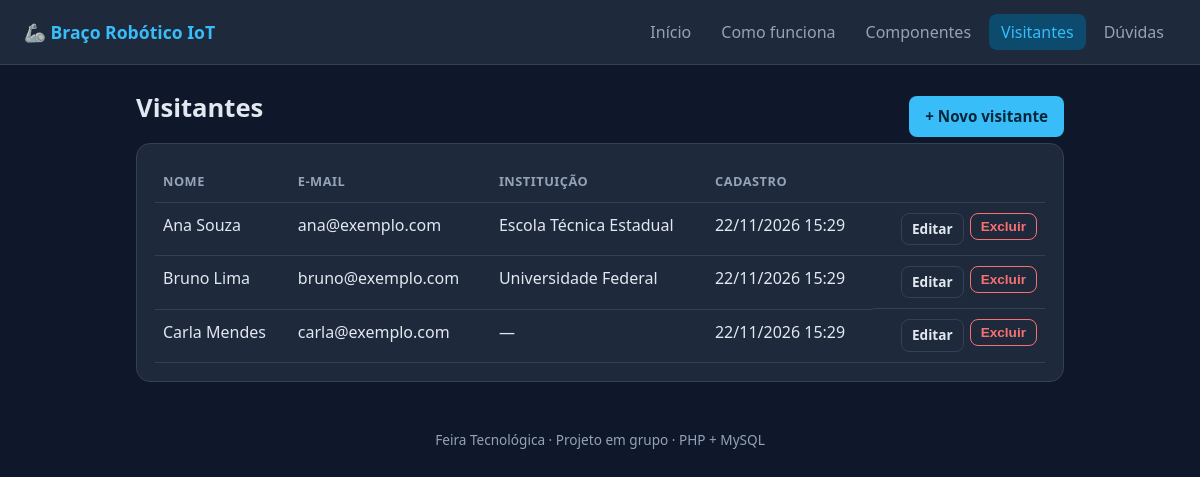
The app's page /visitantes.php with its own data.
### tables this page shows
CREATE TABLE visitantes (
  id          INT UNSIGNED NOT NULL AUTO_INCREMENT,
  nome        VARCHAR(100) NOT NULL,
  email       VARCHAR(120) NOT NULL,
  instituicao VARCHAR(100) NULL,                            
  criado_em   TIMESTAMP    NOT NULL DEFAULT CURRENT_TIMESTAMP,
  PRIMARY KEY (id),
  UNIQUE KEY uq_visitantes_email (email)                    
);

### src/bootstrap.php (called while the page is built, shortened)
<?php
spl_autoload_register(function (string $classe): void {
    $prefixo = 'App\\';
    $arquivo = __DIR__ . '/' . str_replace('\\', '/', substr($classe, strlen($prefixo))) . '.php';
});
require __DIR__ . '/helpers.php';

### config/config.php (called while the page is built)
<?php
return [
    'db' => [
        'host'    => getenv('DB_HOST') ?: '127.0.0.1',
        'port'    => getenv('DB_PORT') ?: '3306',
        'name'    => getenv('DB_NAME') ?: 'braco_robotico',
        'user'    => getenv('DB_USER') ?: 'root',
        'pass'    => getenv('DB_PASS') !== false ? getenv('DB_PASS') : '',
        'charset' => 'utf8mb4',
    ],
];

### src/Database.php (called while the page is built, shortened)
<?php
class Database
{
    private static ?PDO $pdo = null;
    public static function conectar(): PDO
    {
        if (self::$pdo === null) {
            $c = (require __DIR__ . '/../config/config.php')['db'];
            $dsn = "mysql:host={$c['host']};port={$c['port']};dbname={$c['name']};charset={$c['charset']}";
            self::$pdo = new PDO($dsn, $c['user'], $c['pass'], [
                PDO::ATTR_ERRMODE            => PDO::ERRMODE_EXCEPTION,
                PDO::ATTR_DEFAULT_FETCH_MODE => PDO::FETCH_ASSOC,
                PDO::ATTR_EMULATE_PREPARES   => false,
            ]);
        }
        return self::$pdo;
    }
}

### src/Services/VisitanteService.php (called while the page is built, shortened)
<?php
class VisitanteService
{
    private PDO $db;
    public function __construct()
    {
        $this->db = Database::conectar();
    }
    public function listar(): array
    {
        return $this->db->query('SELECT * FROM visitantes ORDER BY nome')->fetchAll();
    }
}

### public/visitantes.php (the view, shortened to what this page needs)
<?php
require __DIR__ . '/../src/bootstrap.php';
$servico = new VisitanteService();
$acao    = $_GET['acao'] ?? 'listar';
$id      = (int) ($_GET['id'] ?? 0);
$valores = ['nome' => '', 'email' => '', 'instituicao' => ''];
if ($acao === 'novo' || $acao === 'editar') { ?>
    <h1><?= $acao === 'editar' ? 'Editar visitante' : 'Novo visitante' ?></h1>
    <form method="post" class="cartao form">
        <?= csrf_campo() ?>
        <input type="hidden" name="acao" value="salvar">
        <input type="hidden" name="id" value="<?= $id ?>">
        <label>Nome
            <input name="nome" maxlength="100" required value="<?= e($valores['nome']) ?>">
        </label>
        <label>E-mail
            <input type="email" name="email" maxlength="120" required value="<?= e($valores['email']) ?>">
        </label>
        <label>Instituição (opcional)
            <input name="instituicao" maxlength="100" value="<?= e($valores['instituicao']) ?>">
        </label>
        <div class="acoes">
            <button class="btn" type="submit">Salvar</button>
            <a class="btn sec" href="visitantes.php">Cancelar</a>
        </div>
    </form>
<?php } else { $lista = $servico->listar(); ?>
    <div class="titulo-linha">
        <h1>Visitantes</h1>
        <a class="btn" href="visitantes.php?acao=novo">+ Novo visitante</a>
    </div>
    <div class="cartao">
    <?php if (!$lista) { ?>
        <p class="vazio">Nenhum visitante cadastrado ainda.</p>
    <?php } else { ?>
        <table>
            <thead><tr><th>Nome</th><th>E-mail</th><th>Instituição</th><th>Cadastro</th><th></th></tr></thead>
            <tbody>
            <?php foreach ($lista as $v) { ?>
                <tr>
                    <td><?= e($v['nome']) ?></td>
                    <td><?= e($v['email']) ?></td>
                    <td><?= e($v['instituicao'] ?? '—') ?></td>
                    <td><?= e(date('d/m/Y H:i', strtotime($v['criado_em']))) ?></td>
                    <td class="linha-acoes">
                        <a class="btn peq sec" href="visitantes.php?acao=editar&id=<?= $v['id'] ?>">Editar</a>
                        <form method="post" onsubmit="return confirm('Excluir este visitante e as dúvidas dele?')">
                            <button class="btn peq perigo" type="submit">Excluir</button>
                        </form>
                    </td>
                </tr>
            <?php } ?>
            </tbody>
        </table>
    <?php } ?>
    </div>
<?php }

### public/css/style.css (style rules this page uses)
:root { --bg:#0f172a;--card:#1e293b;--txt:#e2e8f0;--mut:#94a3b8;--pri:#38bdf8;--pri-t:#0c4a6e;--ok:#22c55e;--err:#f87171;--bord:#334155 }
* { box-sizing:border-box }
body { margin:0;font-family:system-ui,Segoe UI,Roboto,sans-serif;background:var(--bg);color:var(--txt);line-height:1.5 }
h1 { margin:0 0 16px;font-size:1.6rem }
.titulo-linha { display:flex;justify-content:space-between;align-items:center;gap:12px;flex-wrap:wrap }
.cartao { background:var(--card);border:1px solid var(--bord);border-radius:14px;padding:18px;overflow-x:auto }
.btn { display:inline-block;background:var(--pri);color:#04263a;border:0;padding:9px 16px;border-radius:8px;font-weight:600;font-size:.95rem;text-decoration:none;cursor:pointer }
.btn.sec { background:transparent;color:var(--txt);border:1px solid var(--bord) }
.btn.perigo { background:transparent;color:var(--err);border:1px solid var(--err) }
.btn.peq { padding:5px 10px;font-size:.85rem }
table { width:100%;border-collapse:collapse }
th,td { text-align:left;padding:10px 8px;border-bottom:1px solid var(--bord);vertical-align:top }
th { color:var(--mut);font-size:.8rem;text-transform:uppercase;letter-spacing:.04em }
a { color:var(--pri) }
.linha-acoes { display:flex;gap:6px;justify-content:flex-end;white-space:nowrap }
.linha-acoes form { margin:0 }

### records on screen
visitantes: nome "Ana Souza", email "ana@exemplo.com", instituicao "Escola Técnica Estadual", criado_em "22/11/2026 15:29"
visitantes: nome "Bruno Lima", email "bruno@exemplo.com", instituicao "Universidade Federal", criado_em "22/11/2026 15:29"
visitantes: nome "Carla Mendes", email "carla@exemplo.com", instituicao "—", criado_em "22/11/2026 15:29"

### other values on screen
$rotulo "Início"
$rotulo "Como funciona"
$rotulo "Componentes"
$rotulo "Visitantes"
$rotulo "Dúvidas"
